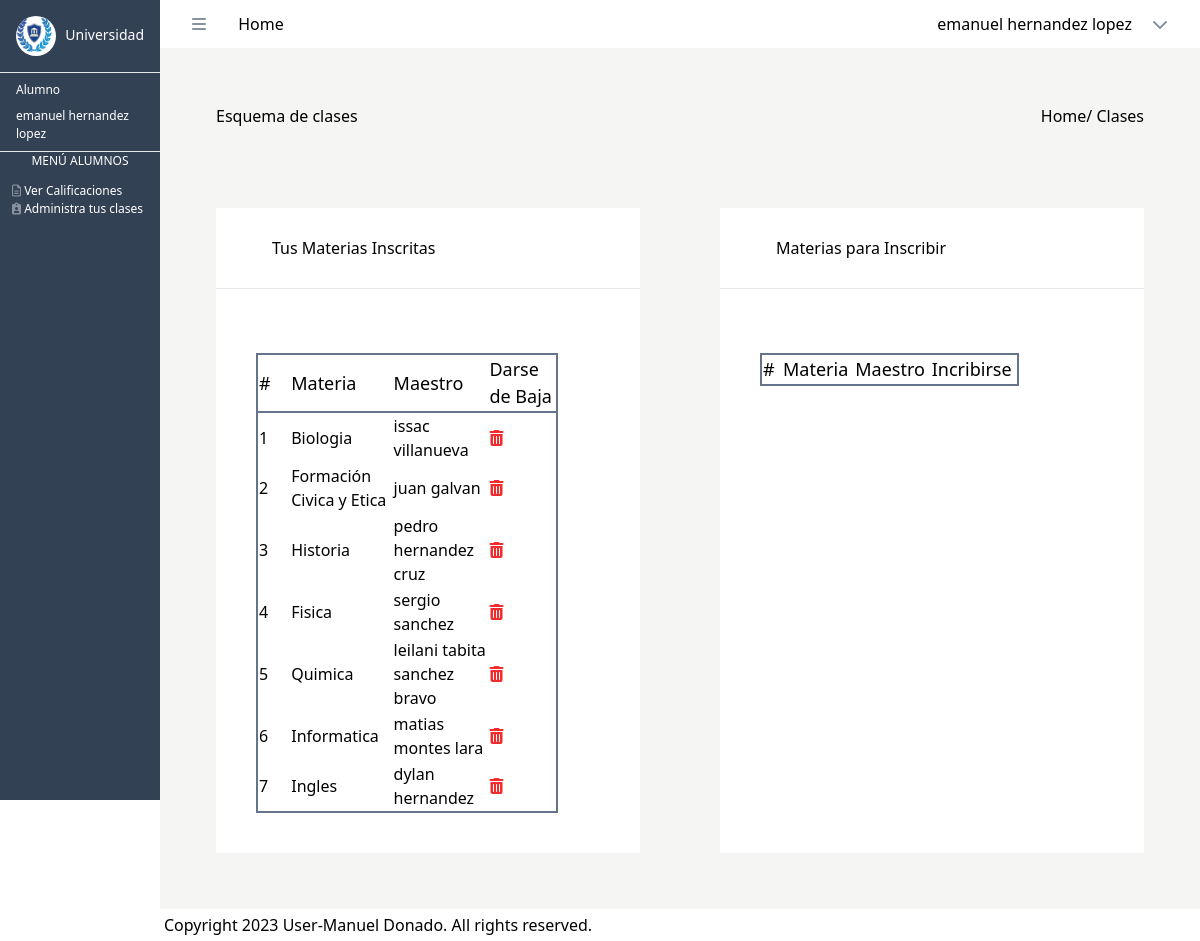
The app's page /view_clases_alumno (signed in) with its own data.
### tables this page shows
CREATE TABLE `clases_alumnos` (
  `id_clase_alumno` int(10) NOT NULL,
  `id_clase` int(10) DEFAULT NULL,
  `id_alumno` int(10) DEFAULT NULL,
  `calificacion` double(15,2) DEFAULT NULL,
  `comentarios` varchar(255) DEFAULT NULL
);

CREATE TABLE `materias` (
  `id_materia` int(11) NOT NULL,
  `nombre_materia` varchar(255) NOT NULL
);

### src/Controllers/AlumnoController.php (called while the page is built, shortened)
<?php
require_once($_SERVER["DOCUMENT_ROOT"] . "/src/Models/Alumnos.php");
class AlumnoController
{
    public function verClasesAlumno(){
        $user = $_SESSION["user"];
        $id =  $user['id_usuario'];
        $claseAlumno = new Alumno();
        $data = $claseAlumno->claseInscritaAlumno($id);
        $dataDis = $claseAlumno->clasesDisponibles($id);
        include $_SERVER["DOCUMENT_ROOT"] . "/src/views/alumno/view_clases_alumno.php";
    }
}
?>

### src/Models/Alumnos.php (called while the page is built, shortened)
<?php
class Alumno {
    public function claseInscritaAlumno($id) {
        $db = new Database();
        $connection = $db->connect();
        $res = $connection->query(" SELECT ca.id_clase_alumno, ma.nombre_materia, CONCAT( us2.nombre, ' ', us2.apellido) AS maestro
        FROM clases_alumnos AS  ca
        INNER JOIN usuarios AS us ON ca.id_alumno = us.id_usuario
        INNER JOIN clases AS cl ON ca.id_clase = cl.id_clase
        INNER JOIN materias AS ma ON cl.id_materia = ma.id_materia
        INNER JOIN usuarios AS us2 ON cl.id_maestro = us2.id_usuario
        WHERE ca.id_alumno = '$id' ");
        $data = $res->fetchAll(PDO::FETCH_ASSOC);
        return $data;
    }
    public function clasesDisponibles($id){
        $db = new Database();
        $connection = $db->connect();
        $res = $connection->query(" SELECT cl.id_clase, ma.nombre_materia, CONCAT( us2.nombre, ' ', us2.apellido) AS maestro
        FROM clases AS cl
        INNER JOIN materias AS ma ON cl.id_materia = ma.id_materia
        INNER JOIN usuarios AS us2 ON cl.id_maestro = us2.id_usuario
        WHERE ma.id_materia NOT IN (SELECT cl2.id_materia FROM clases_alumnos AS ca
        INNER JOIN clases AS cl2 ON ca.id_clase = cl2.id_clase
        WHERE ca.id_alumno = '$id') ");
        $data = $res->fetchAll(PDO::FETCH_ASSOC);
        return $data;
    }
}
?>

### src/views/alumno/view_clases_alumno.php (the view, shortened to what this page needs)
<?php
$user = $_SESSION["user"];
?>
<!DOCTYPE html>
<html lang="en">
<head>
    <link href="/dist/output.css" rel="stylesheet">
</head>
<body>
    <div class="bg-slate-700 h-screen w-20 lg:w-40 fixed">
        <div class="flex justify-between border-b-white">
            <div>
                <img class="bg-white rounded-full h-10 w-10 m-4 " src="/src/images/inicio.png" alt="">
            </div>
            <div>
                <h3 class="text-white text-[14px] m-4 my-6">Universidad </h3>
            </div>
        </div>
        <hr>
        <div>
            <h2 class="text-white mx-4 text-[12px] m-2"> <?php echo $user['nombre_rol'];  ?> </h2>
            <h3 class="text-white mx-4 text-[12px] m-2"> <?php echo $user['nombre'] . " " . $user['apellido'];  ?> </h3>
        </div>
        <hr>
        <?php
        if ($user['id_rol'] === 1) { ?>
            <div>
                <div class=" flex justify-center text-[12px] text-white  m-3 my-6">
                    MENÚ ADMINISTRACION
                </div>
                <div class="flex flex-col m-3 text-[12px] text-white ">
                    <a href="/view_permisos"> <i class="fa-solid fa-user-gear" style="color: #89919f;"></i> Permisos </a>
                    <a href="/view_maestros"> <i class="fa-solid fa-chalkboard-user" style="color: #89919f;"></i> Maestros</a>
                    <a href="/view_alumnos"> <i class="fa-solid fa-graduation-cap" style="color: #89919f;"></i> Alumnos </a>
                    <a href="/view_materias"> <i class="fa-solid fa-book" style="color: #89919f;"></i> Materias</a>
                    <a href="/view_clases"> <i class="fa-solid fa-clipboard-user" style="color: #89919f;"></i> Clases </a>
                </div>
            </div>
        <?php  } elseif ($user['id_rol'] === 3) { ?>
            <div>
                <div class=" flex justify-center text-[12px] text-white ">
                    MENÚ ALUMNOS
                </div>
                <div class="flex flex-col m-3 text-[12px] text-white ">
                    <a href="/view_calificaciones"> <i class="fa-regular fa-file-lines" style="color: #89919f;"></i> Ver Calificaciones </a>
                    <a href="/view_clases_alumno"> <i class="fa-solid fa-clipboard-user" style="color: #89919f;"></i> Administra tus clases</a>
                </div>
            </div>
        <?php }  ?>
    </div>
    <div class="flex flex-col h-screen w-full pl-20 lg:pl-40">
        <header class="bg-white p-3">
            <div class="flex justify-between mx-5">
                <div>
                    <i class="fa-solid fa-bars mr-7" style="color: #89919f;"></i> Home
                </div>
                <div class="relative inline-block text-left " id="userDropdown">
                    <div onclick="toggleDropdown()" class="cursor-pointer flex items-center">
                        <p class="mx-5 text-[16px]"> <?php echo $user['nombre'] . " " . $user['apellido'];  ?> </p>
                        <i class="fa-solid fa-chevron-down" style="color: #89919f;"></i>
                    </div>
                </div>
            </div>
        </header>
        <div class="bg-stone-100 flex-grow p-4">
            <div class="flex flex-row justify-between m-10">
                <div>
                    <p>Esquema de clases</p>
                </div>
                <div class="flex flex-row">
                <a href="/src/views/dashboard.php">Home</a>
                    <p>/ Clases</p>
                </div>
            </div>
         <div class="flex flex-row justify-beetween " >
            <div class="w-[50%] bg-white m-10 p-10 ">
                <div>
                    <div class="flex flex-row justify-between mx-5 p-3">
                        <div class="mx-6 my-4">
                            <p>Tus Materias Inscritas</p>
                        </div>
                    </div>
                    <hr>
                    <div class="flex flex-row justify-between mx-5 p-3">
                    </div>
                    <div class="w-[90%] h-[80%]">
                        <table class="table-auto border-2 border-slate-500  m-10 ">
                            <thead>
                                <tr class="table-auto border-2 border-slate-500 items-center text-[18px]" >
                                    <td class="w-64" > # </td>
                                    <td class="w-64" > Materia </td>
                                    <td class="w-64" > Maestro </td>
                                    <td class="w-64" > Darse de Baja </td>
                                </tr>
                            </thead>
                            <tbody>
                                <?php
                                $contador = 1;
                                foreach ($data as $clases) { ?>
                                    <tr>
                                        <td><?php echo $contador; ?></td>
                                        <td><?php echo $clases['nombre_materia']; ?></td>
                                        <td><?php echo $clases['maestro']; ?></td>
                                        <td><a href="/borrar_clase_alumno?id_clase_alumno=<?= $clases["id_clase_alumno"] ?>"><i class="fa-solid fa-trash-can" style="color: #f22c2c;"></i></a> </td>
                                    </tr>
                                <?php $contador++;
                                } ?>
                            </tbody>
                        </table>
                    </div>
                </div>
            </div>
            <div class="w-[50%] bg-white m-10 p-10 ">
                <div>
                    <div class="flex flex-row justify-between mx-5 p-3">
                        <div class="mx-6 my-4">
                            <p>Materias para Inscribir</p>
                        </div>
                    </div>
                    <hr>
                    <div class="flex flex-row justify-between mx-5 p-3">
                    </div>
                    <div class="w-[80%] h-[50%]">
                        <table class="table-auto border-2 border-slate-500  m-10 ">
                            <thead>
                                <tr class="table-auto border-2 border-slate-500 items-center text-[18px]" >
                                    <td  class="w-64" > # </td>
                                    <td  class="w-64" > Materia </td>
                                    <td  class="w-64" > Maestro </td>
                                    <td  class="w-64" > Incribirse </td>
                                </tr>
                            </thead>
                        </table>
                    </div>
                </div>
            </div>
            </div>
        </div>
        <footer class="bg-white p-1 w-full">
            <p> Copyright 2023 User-Manuel Donado. All rights reserved. </p>
        </footer>
    </div>
</body>
</html>

### records on screen
clases_alumnos: materias.nombre_materia "Biologia", maestro "issac villanueva"
clases_alumnos: materias.nombre_materia "Formación Civica y Etica", maestro "juan galvan"
clases_alumnos: materias.nombre_materia "Historia", maestro "pedro hernandez cruz"
clases_alumnos: materias.nombre_materia "Fisica", maestro "sergio sanchez"
clases_alumnos: materias.nombre_materia "Quimica", maestro "leilani tabita sanchez bravo"
clases_alumnos: materias.nombre_materia "Informatica", maestro "matias montes lara"
clases_alumnos: materias.nombre_materia "Ingles", maestro "dylan hernandez"

### other values on screen
$user['nombre_rol'] "Alumno"
$user['nombre'] "emanuel"
$user['apellido'] "hernandez lopez"
